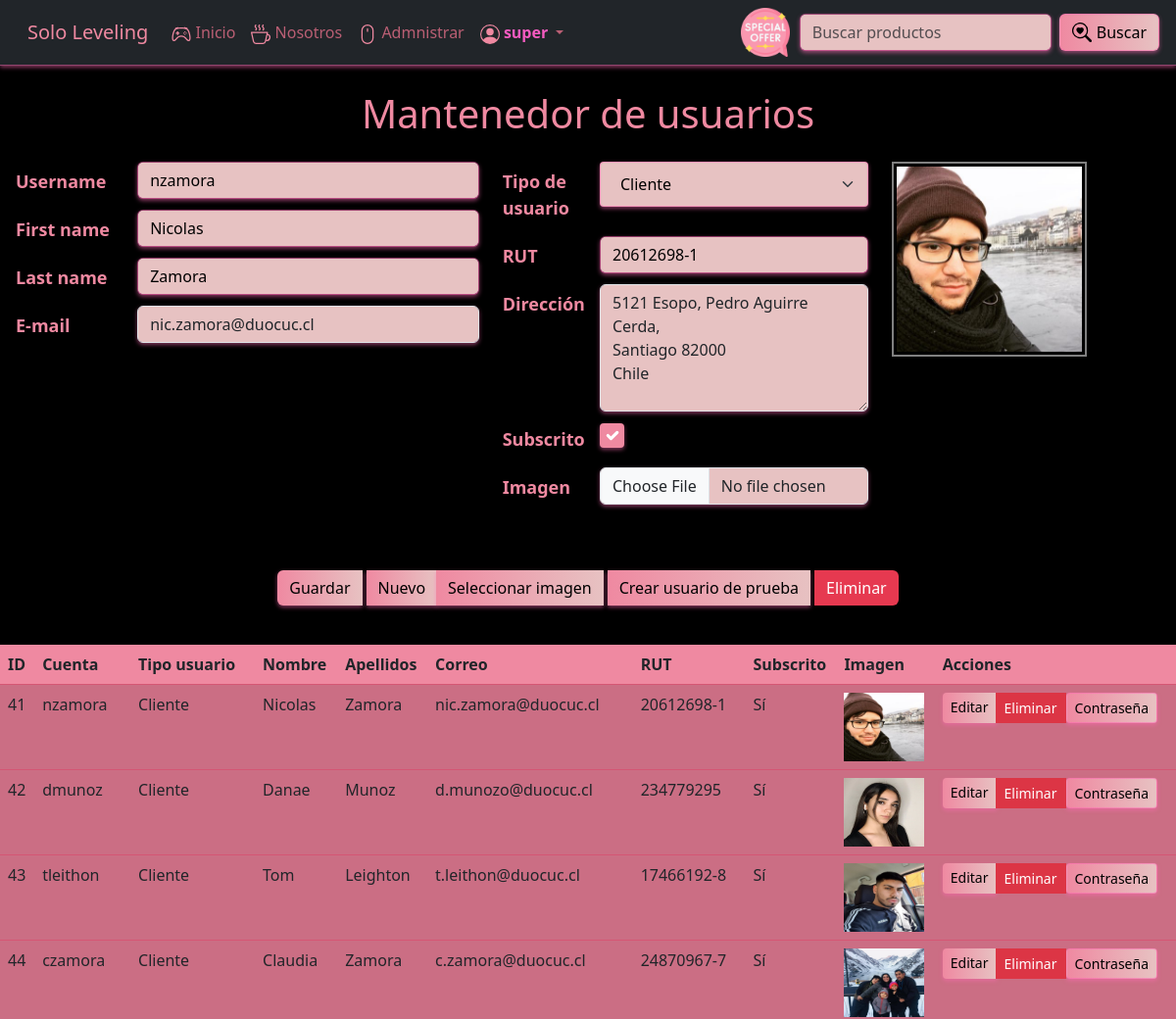
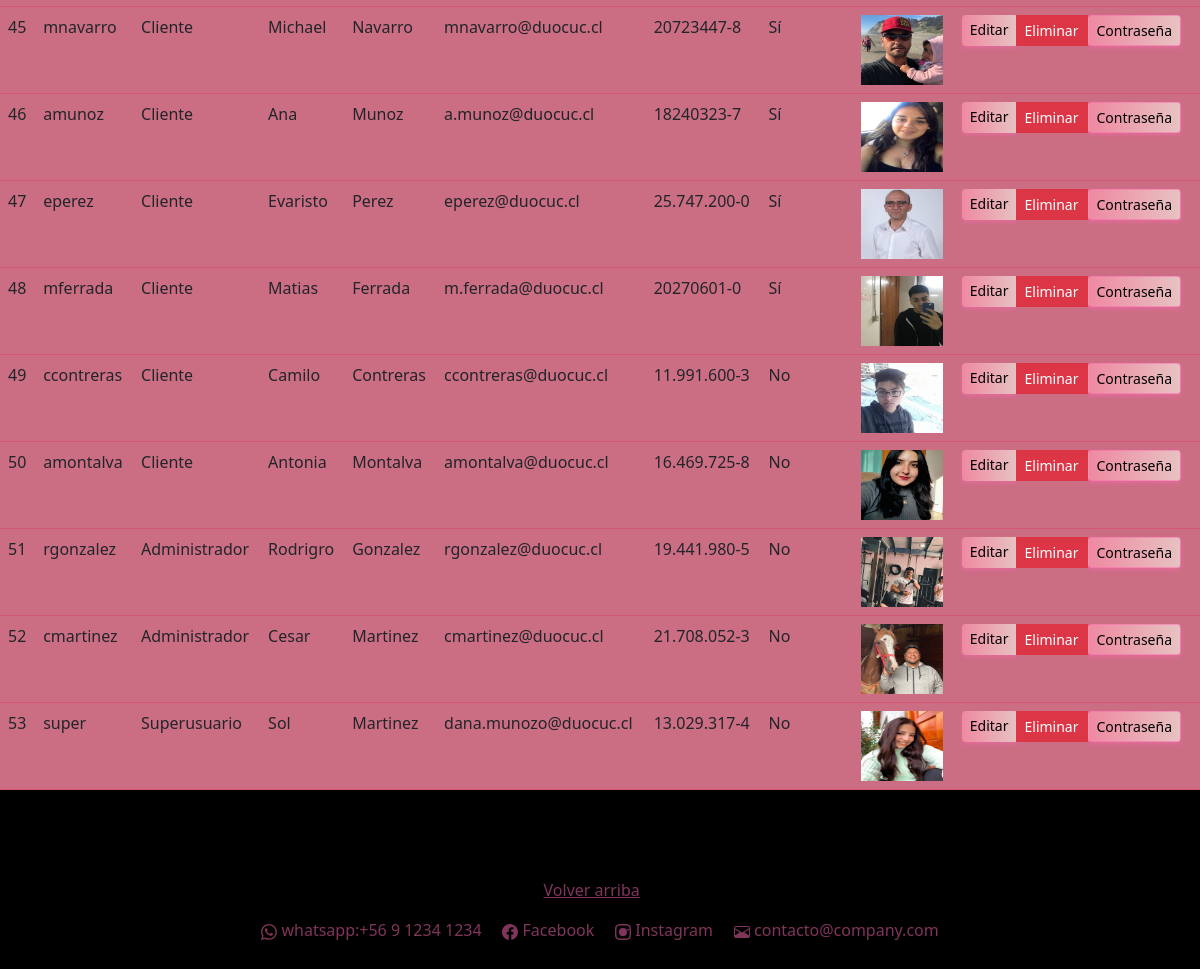
The app's page /usuarios/actualizar/41 (signed in) with its own data (2 pictures, top to bottom).
### core/models.py (models this page shows, shortened)
class Perfil(models.Model):
    USUARIO_CHOICES = [
        ('Cliente', 'Cliente'),
        ('Administrador', 'Administrador'),
        ('Superusuario', 'Superusuario'),
    ]
    usuario = models.OneToOneField(User, on_delete=models.CASCADE)
    tipo_usuario = models.CharField(
        choices=USUARIO_CHOICES,
        max_length=50,
        blank=False,
        null=False,
        verbose_name='Tipo de usuario'
    )
    rut = models.CharField(max_length=15, blank=False, null=False, verbose_name='RUT')
    direccion = models.CharField(max_length=800, blank=False, null=False, verbose_name='Dirección')
    subscrito = models.BooleanField(blank=False, null=False, verbose_name='Subscrito')
    imagen = models.ImageField(upload_to='perfiles/', blank=False, null=False, verbose_name='Imagen')
    class Meta:
        db_table = 'Perfil'
        verbose_name = "Perfil de usuario"
        verbose_name_plural = "Perfiles de usuarios"
        ordering = ['tipo_usuario']

### core/views.py (the view, shortened to what this page needs)
# urls.py: path('usuarios/<accion>/<id>', usuarios, name='usuarios'),
@user_passes_test(es_personal_autenticado_y_activo)
def usuarios(request, accion, id):
    usuario = User.objects.get(id=id) if int(id) > 0 else None
    perfil = usuario.perfil if usuario else None
    if request.method == 'GET':
        if accion == 'eliminar':
            eliminado, mensaje = eliminar_registro(User, id)
            messages.success(request, mensaje)
            return redirect(usuarios, 'crear', '0')
        else:
            form_usuario = UsuarioForm(instance=usuario)
            form_perfil = PerfilForm(instance=perfil)
    context = {
         'form_usuario': form_usuario,
         'form_perfil': form_perfil,
         'usuarios': User.objects.all(),
    }
    return render(request, 'core/usuarios.html', context)

### core/forms.py
class UsuarioForm(ModelForm):
    class Meta:
        model = User
        fields = ['username', 'first_name', 'last_name', 'email']
        labels = {
            'email': 'E-mail',
        }

class PerfilForm(forms.ModelForm):
    class Meta:
        model = Perfil
        fields = ['tipo_usuario', 'rut', 'direccion', 'subscrito', 'imagen']
        widgets = {
            'direccion': forms.Textarea(),
            'imagen': forms.FileInput(),
        }

### core/context_processors.py (called while the page is built, shortened)
def obtener_datos_usuario(request):
    first_name = ''
    last_name = ''
    if request.user.is_authenticated:
        usuario = User.objects.get(pk=request.user.pk)
        first_name = usuario.first_name
        last_name = usuario.last_name
    return first_name, last_name

def obtener_datos_carrito(request):
    cantidad_productos = 0
    mostrar_carrito = False
    if request.user.is_authenticated:
        usuario = User.objects.get(pk=request.user.pk)
        if request.user.perfil.tipo_usuario == 'Cliente':
            cantidad_productos = Carrito.objects.filter(cliente=request.user.perfil).count()
            mostrar_carrito = cantidad_productos > 0
    return mostrar_carrito, cantidad_productos

def get_and_clean_session_variable(request, name):
    value = ''
    if name in request.session:
        value = request.session.get(name)
        request.session[name] = ''
    return value

def obtener_mensajes(request):
    html_messages = ''
    tipo_mensajes = []
    lista_mensajes = list(messages.get_messages(request))
    html_form_errors = get_and_clean_session_variable(request, 'backend_html_form_errors')
    titulo = html_form_errors != '' or len(lista_mensajes) > 1
    mensajes = SafeString(html_messages + html_form_errors)
    tipo_mensaje = ''
    if html_form_errors != '' or 'error' in tipo_mensajes:
        tipo_mensaje = 'error'
    elif 'success' in tipo_mensajes:
        tipo_mensaje = 'success'
    elif 'info' in tipo_mensajes:
        tipo_mensaje = 'info'
    return mensajes, tipo_mensaje

def global_render(request):
    first_name, last_name = obtener_datos_usuario(request)
    mostrar_carrito, cantidad_productos = obtener_datos_carrito(request)
    mensajes, tipo_mensaje = obtener_mensajes(request)
    return {
        'mostrar_carrito': mostrar_carrito,
        'cantidad_productos': cantidad_productos,
        'first_name': first_name,
        'last_name': last_name,
        'backend_messages': mensajes,
        'backend_message_type': tipo_mensaje,
    }

### core/templates/core/usuarios.html (shortened to what this page needs)
{% extends 'core/base.html' %}
{% load static %}
{% load custom_filters %}
{% block content %}
 <h1 class="text-center titulos" style="margin: 25px;">Mantenedor de usuarios</h1>
 <form id="form" method="POST" enctype="multipart/form-data">
    <div class="row">
      <div class="col-sm-12 col-md-5">
        {{ form_usuario|as_bootstrap_form:'help_text_visible=False' }}
      </div>
      <div class="col-sm-12 col-md-4">
        {{ form_perfil|as_bootstrap_form }}
      </div>
      <div class="col-sm-12 col-md-3">
        {% if form_perfil.instance.imagen %}
            <img id="cuadro-imagen" src="{{ form_perfil.instance.imagen.url }}" alt="Imagen del Usuario">
        {% else %}
            <img id="cuadro-imagen" src="{% static 'core/img/sin-imagen.png' %}" alt="Sin Imagen">
        {% endif %}
      </div>
    </div>
      <br><br>
      <div class="d-flex justify-content-center mt-2 mb-3">
        <div class="btn-group">
            <button type="submit" class="btn btn-primary boton_buscar_anonimo_2">Guardar</button>
            <a href="{% url 'usuarios' 'crear' '0' %}" class="btn btn-primary boton_buscar_anonimo_2">Nuevo</a>
            <button onclick="event.preventDefault(); document.getElementById('id_imagen').click();" class="btn btn-primary boton_buscar_anonimo_2">Seleccionar imagen</button>
            <button class="btn btn-primary boton_buscar_anonimo_2" id="crear_usuario_prueba">Crear usuario de prueba</button>
            {% if form_usuario.instance.id %}
                <a class="btn btn-primary " style="background-color: #e63950; color: #ffffff;" href="{% url 'usuarios' 'eliminar' form_usuario.instance.id %}">Eliminar</a>
            {% endif %}
        </div>
    </div>
    </div>
  <br>
    <table id="tabla-principal" class="table table-hover">
      <thead>
        <tr class="tabla_carrito">
          <th> ID </th>
          <th> Cuenta </th>
          <th> Tipo usuario </th>
          <th> Nombre </th>
          <th> Apellidos </th>
          <th> Correo </th>
          <th> RUT </th>
          <th> Subscrito </th>
          <th> Imagen </th>
          <th> Acciones </th>
        </tr>
      </thead>
      <tbody class="tabla_carrito">
        {% for usuario in usuarios %}
          <td style="background-color:#cb6e84;" >{{usuario.id}} </td>
          <td style="background-color:#cb6e84;" >{{usuario.username}} </td>
          <td style="background-color:#cb6e84;" >{{usuario.perfil.tipo_usuario}} </td>
          <td style="background-color:#cb6e84;" >{{usuario.first_name}} </td>
          <td style="background-color:#cb6e84;" >{{usuario.last_name}} </td>
          <td style="background-color:#cb6e84;" >{{usuario.email}} </td>
          <td style="background-color:#cb6e84;" >{{usuario.perfil.rut}} </td>
            <td style="background-color:#cb6e84;"> {% if usuario.perfil.subscrito %} Sí {% else %} No {% endif %} </td>
            <td style="background-color:#cb6e84;">
              <img src="/media/{{ usuario.perfil.imagen }}" class="usuario-sm" alt="">
            </td>
            <td style="background-color:#cb6e84;">
              <div class="btn-group">
                <a href="{% url 'usuarios' 'actualizar' usuario.id %}" class="btn btn-primary btn-sm boton_buscar_anonimo_2"> Editar </a>
                <a href="{% url 'usuarios' 'eliminar' usuario.id %}" class="btn btn-danger btn-sm btn_eliminar_carrito"> Eliminar </a>
                <form action="{% url 'cambiar_password' %}" method="post" id="form_{{ usuario.username }}">
                  <button class="btn btn-info btn-sm boton_buscar_anonimo_2" id="id_generar_password" onclick="document.getElementById('form_{{ usuario.username }}').submit();"> Contraseña </button>
                </form>
              </div>
            </td>
        {% endfor %}
      </tbody>
    </table>
{% endblock content %}

### core/templates/core/base.html (shortened to what this page needs)
{% load static %}
<!DOCTYPE html>
<html lang="es">
<head>
    <link type="text/css" rel="stylesheet" href="https://cdn.jsdelivr.net/npm/bootstrap@5.3.0/dist/css/bootstrap.min.css" />
    <link type="text/css" rel="stylesheet" href="https://cdn.datatables.net/1.13.4/css/dataTables.bootstrap5.min.css" />
    <link type="text/css" rel="stylesheet" href="https://cdnjs.cloudflare.com/ajax/libs/animate.css/4.1.1/animate.min.css" />
    <link type="text/css" rel="stylesheet" href="{% static 'core/css/base.css' %}">
    <link type="text/css" rel="stylesheet" href="{% static 'core/css/style.css' %}">
    <link type="text/css" rel="stylesheet" href="{% static 'core/css/page-layout.css' %}">
</head>
<body>
  <nav class="navbar navbar-expand-lg navbar-expand-mb navbar-dark bg-dark nav_anonimo ">
    <div class="container-fluid">
      <a class="navbar-brand" href="{% url 'index' %}" style="color:#ef89a1">
        <a class="navbar-brand" href="{% url 'index' %}"style="color:#ef89a1">Solo Leveling</a>
      </a>
      <div class="collapse navbar-collapse" id="navbarSupportedContent">
        <ul class="navbar-nav me-auto mb-2 mb-lg-0">
          <li class="nav-item">
            <a class="nav-link active" aria-current="page" href="{% url 'index' %}">
              Inicio
            </a>
          </li>
          <li class="nav-item">
            <a class="nav-link active" aria-current="page" href="{% url 'nosotros' %}">
              Nosotros
            </a>
          </li>
          {% if user.is_authenticated and user.is_staff and user.is_active or user.is_authenticated and user.is_superuser and user.is_active %}
            <li class="nav-item dropdown">
              <a class="nav-link active" aria-current="page" href="{% url 'administracion' %}">
                <svg xmlns="http://www.w3.org/2000/svg" style="color:#ef89a1" width="20" height="20" fill="currentColor" class="bi bi-mouse" viewBox="0 0 16 16">
                  <path d="M8 3a.5.5 0 0 1 .5.5v2a.5.5 0 0 1-1 0v-2A.5.5 0 0 1 8 3m4 8a4 4 0 0 1-8 0V5a4 4 0 1 1 8 0zM8 0a5 5 0 0 0-5 5v6a5 5 0 0 0 10 0V5a5 5 0 0 0-5-5"/>
                </svg>
                Admnistrar
              </a>
            </li>
          {% endif %}
          {% if user.is_authenticated %}
            <li class="nav-item dropdown ">
              <a class="nav-link dropdown-toggle" href="#" role="button" data-bs-toggle="dropdown"
                  aria-expanded="false" href="{% url 'ingresar' %}">
                {% if user.is_superuser %}
                  <span class="fw-bold" style="color:rgb(246, 91, 192);">
                {% elif user.is_staff %}
                  <span class="fw-bold" style="color:#e63950;">
                {% else %}
                  <span>
                {% endif %}
                  {{ user.username }}
                </span>
              </a>
            </li>
          {% endif %}
        </ul>
        <a href="{% url 'ropa' %}">
          <img src="{% static 'core/img/ofertaa.png' %}" style="height: 50px; margin-right: 10px;" alt="">
        </a>
        <br>
        <form method="post" action="{% url 'index' %}" class="d-flex" role="search">
          <input class="form-control me-2 boton_buscar_anonimo" type="search" placeholder="Buscar productos"
              aria-label="Search" id="buscar" id="buscar" name="buscar">
          <button class="btn btn-outline-success boton_buscar_anonimo_2" type="submit">
            Buscar
          </button>
        </form>
      </div>
    </div>
  </nav>
  <div class="content m-3 pagelayout-2">
    {% block content %}
    {% endblock content %}
  <br><br><br>
  <footer id="footer">
    <div class="container text-center">
      <p>
        <a class="color_footer" href="#">Volver arriba</a>
      </p>
      <p class="color_footer">
        whatsapp:+56 9 1234 1234
        &nbsp; &nbsp;
        Facebook
        &nbsp; &nbsp;
        Instagram
        &nbsp; &nbsp;
        contacto@company.com
      </p>
    </div>
    <br>
  </footer>
</body>
</html>

### core/static/core/css/base.css (style rules this page uses)
.usuario-sm { width: 82px; height: 70px; }
#cuadro-imagen { max-width: 236px; max-height: 199px; padding: 3px; border: 2px solid gray; }
#id_direccion { height: 130px; }

### core/static/core/css/style.css (style rules this page uses)
th { vertical-align: top; background-color: #ef89a1 !important; }
input, textarea, select { background-image: linear-gradient(to right, #e7c2c2, #e7c2c2); box-shadow: 0 2px 4px rgba(255, 105, 180, 0.5); border-color: rgba(255, 105, 180, 0.5); color: #FFFFFF; }
body { background-color: #000000; color: #FFFFFF; }
.nav_anonimo { background-image: linear-gradient(to right, white ); box-shadow: 0 2px 4px rgba(255, 105, 180, 0.5); border-bottom: 1px solid rgba(255, 105, 180, 0.5); color: #FFFFFF; }
.boton_buscar_anonimo { background-image: linear-gradient(to right, #e7c2c2, #e7c2c2); box-shadow: 0 2px 4px rgba(255, 105, 180, 0.5); border-color: rgba(255, 105, 180, 0.5); color: #FFFFFF; }
.boton_buscar_anonimo_2 { background-image: linear-gradient(to right, #ef89a1, #e7c2c2); box-shadow: 0 2px 4px rgba(255, 105, 180, 0.5); border-color: rgba(255, 105, 180, 0.5); color: #000000; text-align: center; }
.btn_eliminar_carrito { background-image:#e63950; color: #ffffff; }
button.btn { display: flex; align-items: center; margin-right: 5px; }
button.btn svg { margin-right: 5px; }
.form-control { max-width: 400px; }
.titulos { color:#ef89a1; }
.navbar-nav .nav-link { color: #ba5f74 !important; }
.color_footer { color:rgba(255, 105, 180, 0.5); }
.btn-primary { border: transparent; }
.tabla_carrito { background-color:#d55674; border-color: #d55674; }
#form input[type="text"] { background-color: linear-gradient(to right, #e7c2c2, #e7c2c2); box-shadow: 0 2px 4px rgba(255, 105, 180, 0.5); border-color: rgba(255, 105, 180, 0.5); color: #000000; }
#form label, #form .form-group > label, #form .form-group > .helptext, #form .form-check-label { color: #ef89a1; font-weight: bold; font-size: 18px; }
.form-select { appearance: none; -webkit-appearance: none; -moz-appearance: none; padding: 10px 20px; font-size: 16px; line-height: 1.5; color: #000000; background-color: #e7c2c2 !important; border: 1px solid rgba(255, 105, 180, 0.5); box-shadow: 0 2px 4px rgba(255, 105, 180, 0.5); border-radius: 4px; outline: none; cursor: pointer; user-select: auto; }
p { color: #ef89a1; }
input[type="checkbox"] { width: 25px; height: 25px; margin-right: 10px; appearance: none; background-color: #fff; border: 2px solid #ef89a1; border-radius: 3px; cursor: pointer; position: relative; }
input[type="checkbox"]:checked { background-color: #ef89a1; border-color: #ef89a1; }
input[type="checkbox"]:checked::before { content: ''; color: #fff; font-size: 12px; position: absolute; top: 50%; left: 50%; transform: translate(-50%, -50%); }

### records on screen
Perfil: tipo_usuario "Cliente", rut "20612698-1", direccion "5121 Esopo, Pedro Aguirre Cerda, Santiago 82000 Chile", subscrito "☑", instance.imagen (picture)

### other values on screen
{{ user.username }} "super"
{{ usuario.id }} "41"
{{ usuario.username }} "nzamora"
{{ usuario.perfil.tipo_usuario }} "Cliente"
{{ usuario.first_name }} "Nicolas"
{{ usuario.last_name }} "Zamora"
{{ usuario.email }} "nic.zamora@duocuc.cl"
{{ usuario.perfil.rut }} "20612698-1"
{{ usuario.id }} "42"
{{ usuario.username }} "dmunoz"
{{ usuario.first_name }} "Danae"
{{ usuario.last_name }} "Munoz"
{{ usuario.email }} "d.munozo@duocuc.cl"
{{ usuario.perfil.rut }} "234779295"
{{ usuario.id }} "43"
